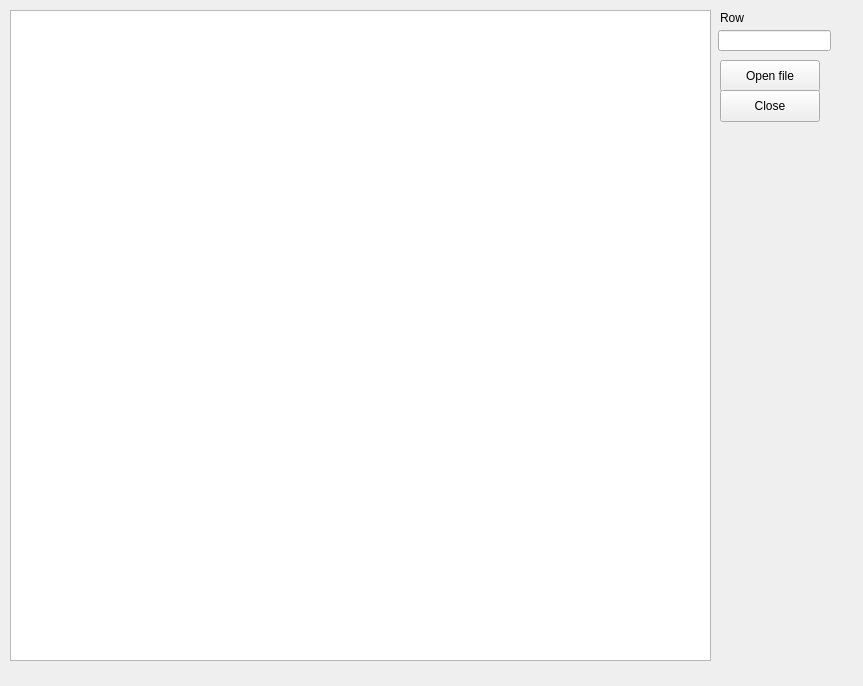
<?xml version="1.0" encoding="UTF-8"?>
<ui version="4.0">
 <class>Form</class>
 <widget class="QWidget" name="Form">
  <property name="geometry">
   <rect>
    <x>0</x>
    <y>0</y>
    <width>863</width>
    <height>686</height>
   </rect>
  </property>
  <property name="windowTitle">
   <string>Form</string>
  </property>
  <widget class="QTextBrowser" name="Hex_viewer">
   <property name="geometry">
    <rect>
     <x>10</x>
     <y>10</y>
     <width>701</width>
     <height>651</height>
    </rect>
   </property>
  </widget>
  <widget class="QLineEdit" name="text_row">
   <property name="geometry">
    <rect>
     <x>718</x>
     <y>30</y>
     <width>113</width>
     <height>21</height>
    </rect>
   </property>
   <property name="text">
    <string/>
   </property>
  </widget>
  <widget class="QLabel" name="label">
   <property name="geometry">
    <rect>
     <x>720</x>
     <y>10</y>
     <width>58</width>
     <height>16</height>
    </rect>
   </property>
   <property name="text">
    <string>Row</string>
   </property>
  </widget>
  <widget class="QPushButton" name="btn_ofile">
   <property name="geometry">
    <rect>
     <x>720</x>
     <y>60</y>
     <width>100</width>
     <height>32</height>
    </rect>
   </property>
   <property name="text">
    <string>Open file</string>
   </property>
  </widget>
  <widget class="QPushButton" name="btn_close">
   <property name="geometry">
    <rect>
     <x>720</x>
     <y>90</y>
     <width>100</width>
     <height>32</height>
    </rect>
   </property>
   <property name="text">
    <string>Close</string>
   </property>
  </widget>
 </widget>
 <resources/>
 <connections/>
</ui>
